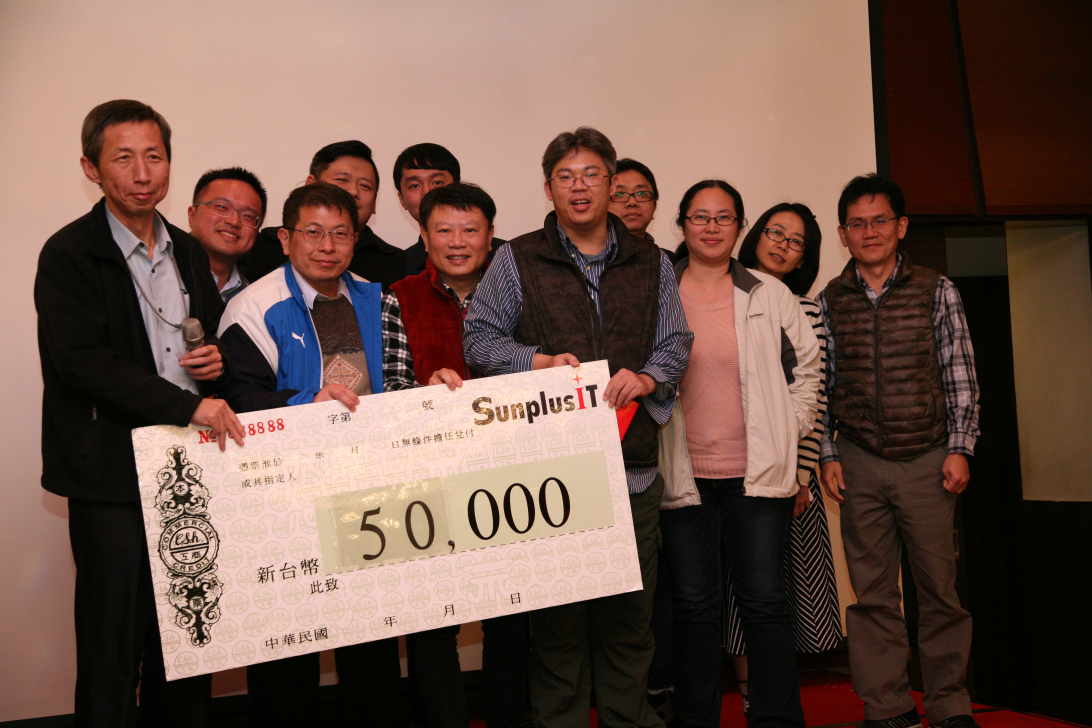
#> input picture opencv_face_recognition/demo_images/faces1.jpg, 4368 x 2912 px (shown at 1/4 size)
$ python face.py
#> lines starting #> are read from the running program, lines starting #| are printed output that depends on the picture; after the words box and inside, x2 and y2 are one past the last pixel; in counts of white or black regions, pixels touching at a corner belong together
#> further down, im is the input picture: shape (2912, 4368, 3); mean B, G, R 76, 86.5, 113.6
import cv2
import numpy
import imutils

img_width_resize = 1024
cascade_path='../xmls/haarcascade_frontalface_default.xml'
scaleFactor = 1.2
minNeighbors = 10
minFaceSize = (30,30)

cascade = cv2.CascadeClassifier(cascade_path)


def face_detect(img):
    img = imutils.resize(img, width=img_width_resize)
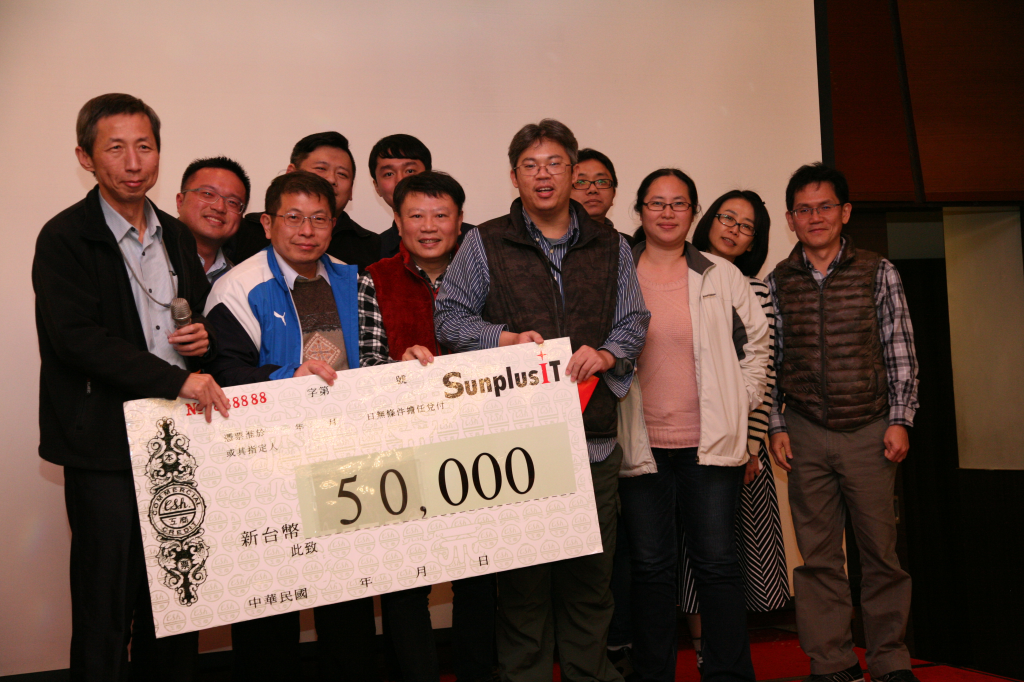
#> img: shape (682, 1024, 3); mean of channels 0, 1, 2 76, 86.5, 113.6; drawn as B, G, R
    gray = cv2.cvtColor(img, cv2.COLOR_BGR2GRAY)
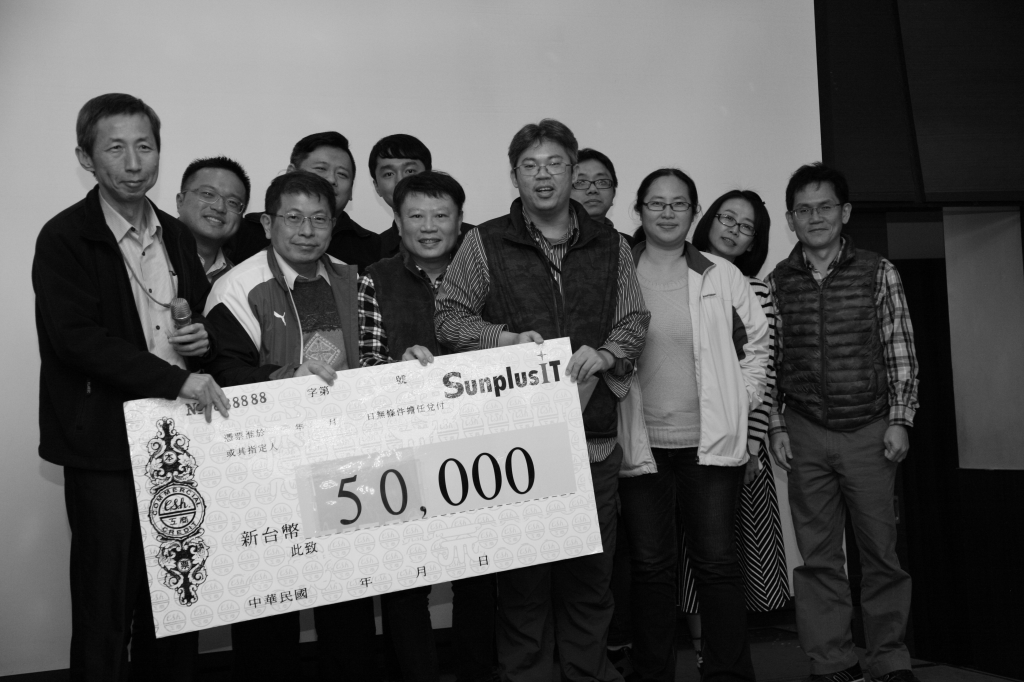
#> gray: shape (682, 1024); min 0, max 251, mean 93.4
    faces = cascade.detectMultiScale(
        gray,
        scaleFactor= scaleFactor,
        minNeighbors=minNeighbors,
        minSize=minFaceSize,
        flags=cv2.CASCADE_SCALE_IMAGE
    )
#> faces = [[513, 140, 63, 63], [565, 161, 54, 54], [183, 171, 65, 65], [640, 181, 59, 59], [785, 184, 62, 62], [397, 192, 63, 63], [272, 192, 67, 67], [94, 117, 75, 75]]

    i = 0
    for (x,y,w,h) in faces:
        roi_color = img[y:y+h, x:x+w]
        cv2.imshow("Face #{}".format(i), roi_color)
        cv2.imwrite("output/face"+str(i)+".jpg", roi_color)
        cv2.rectangle(img,(x,y),(x+w,y+h),(0,255,0),3)
        i += 1
#> this loop made 8 passes
#> pass 1, in face_detect, `roi_color = img[y:y+h, x:x+w]`:
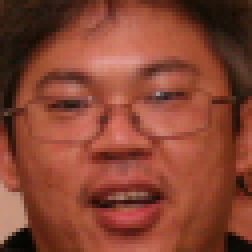
#> roi_color: shape (63, 63, 3) (shown 4 times larger); mean of channels 0, 1, 2 51, 68.8, 135.6; drawn as B, G, R
#> pass 2, in face_detect, `roi_color = img[y:y+h, x:x+w]`:
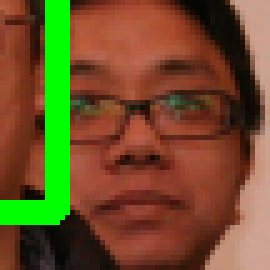
#> roi_color: shape (54, 54, 3) (shown 5 times larger); mean of channels 0, 1, 2 41.2, 81, 110.7; drawn as B, G, R
#> pass 3, in face_detect, `roi_color = img[y:y+h, x:x+w]`:
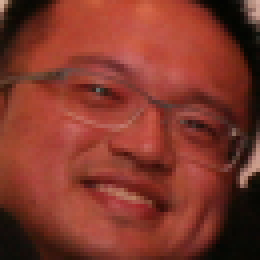
#> roi_color: shape (65, 65, 3) (shown 4 times larger); mean of channels 0, 1, 2 43.2, 55.7, 128.9; drawn as B, G, R
#> after the loop:
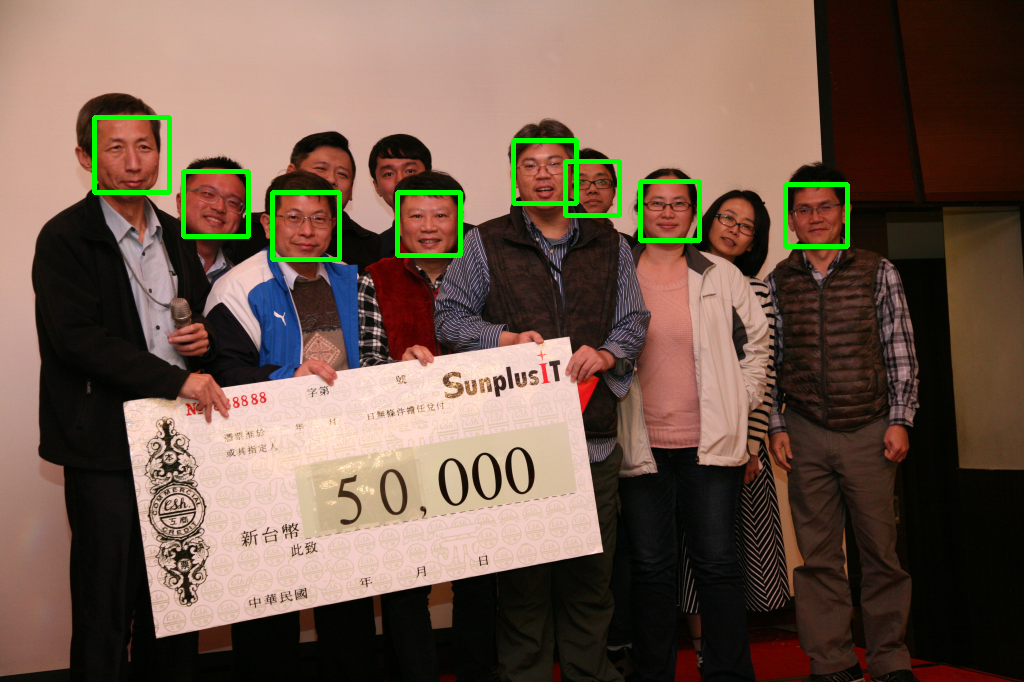
#> img: shape (682, 1024, 3); 1.43% of pixels changed, all inside (x1, y1, x2, y2) = (92, 115, 850, 262); drawn as B, G, R
#> after the loop, i = 8

    return img

im = cv2.imread('../demo_images/faces1.jpg')
imgDetected = face_detect(im)

cv2.imshow("Detect", imgDetected)
cv2.imwrite("output/detected.jpg", imgDetected)

cv2.waitKey(0)

$ run again, with opencv_face_recognition/demo_images/faces2.jpg copied over opencv_face_recognition/demo_images/faces1.jpg
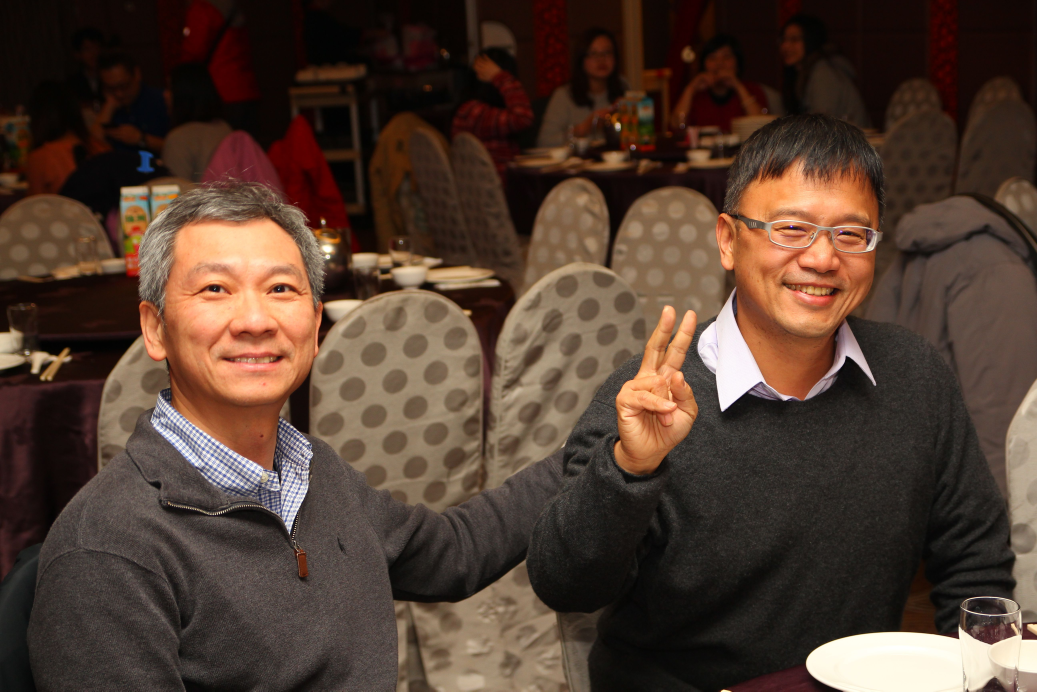
#> input picture opencv_face_recognition/demo_images/faces2.jpg, 5184 x 3456 px (shown at 1/5 size)
#> im is the input picture: shape (3456, 5184, 3); mean B, G, R 48.9, 60.9, 81.8
#> in face_detect, `gray = cv2.cvtColor(img, cv2.COLOR_BGR2GRAY)`:
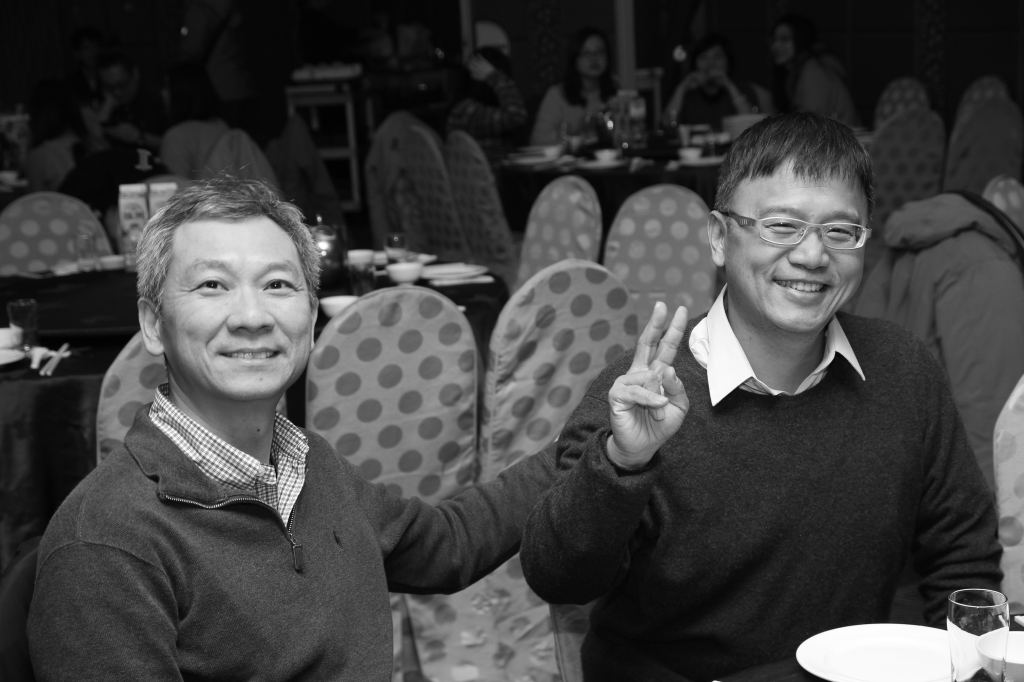
#> gray: shape (682, 1024); min 1, max 255, mean 65.8
#> faces = [[574, 38, 40, 40], [721, 167, 156, 156], [155, 214, 178, 178]]
#> the loop in face_detect, `for (x,y,w,h) in faces:` made 3 passes
#> after the loop in face_detect, `for (x,y,w,h) in faces:`:
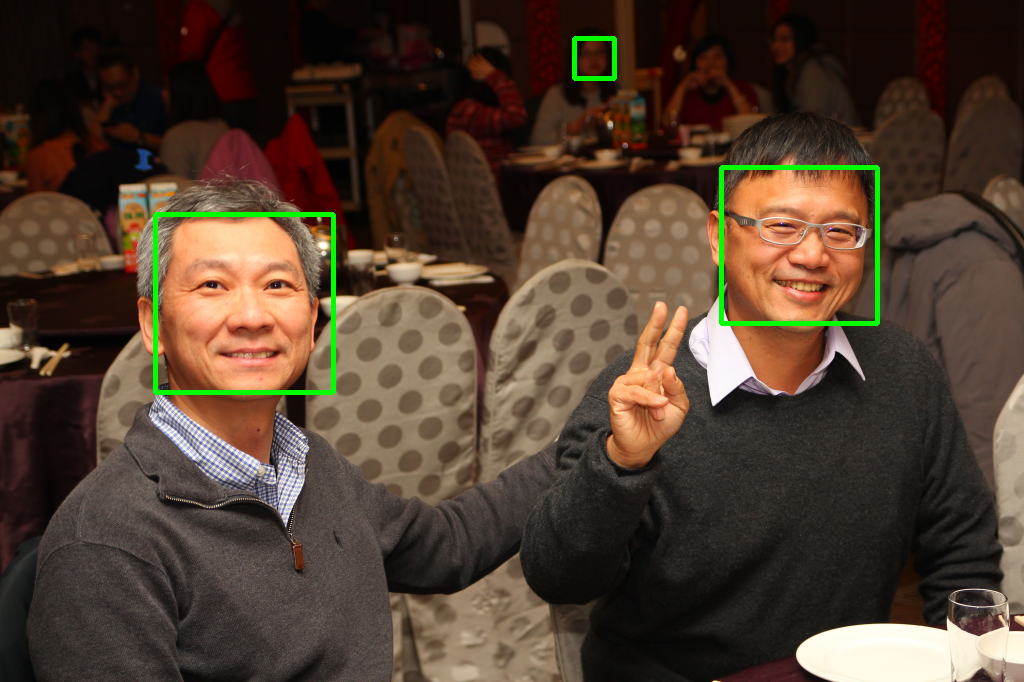
#> img: shape (682, 1024, 3); mean of channels 0, 1, 2 48.3, 62.8, 80.6; drawn as B, G, R
#> after the loop in face_detect, `for (x,y,w,h) in faces:`: i = 3

$ run again, with opencv_face_recognition/demo_images/faces3.jpg copied over opencv_face_recognition/demo_images/faces1.jpg
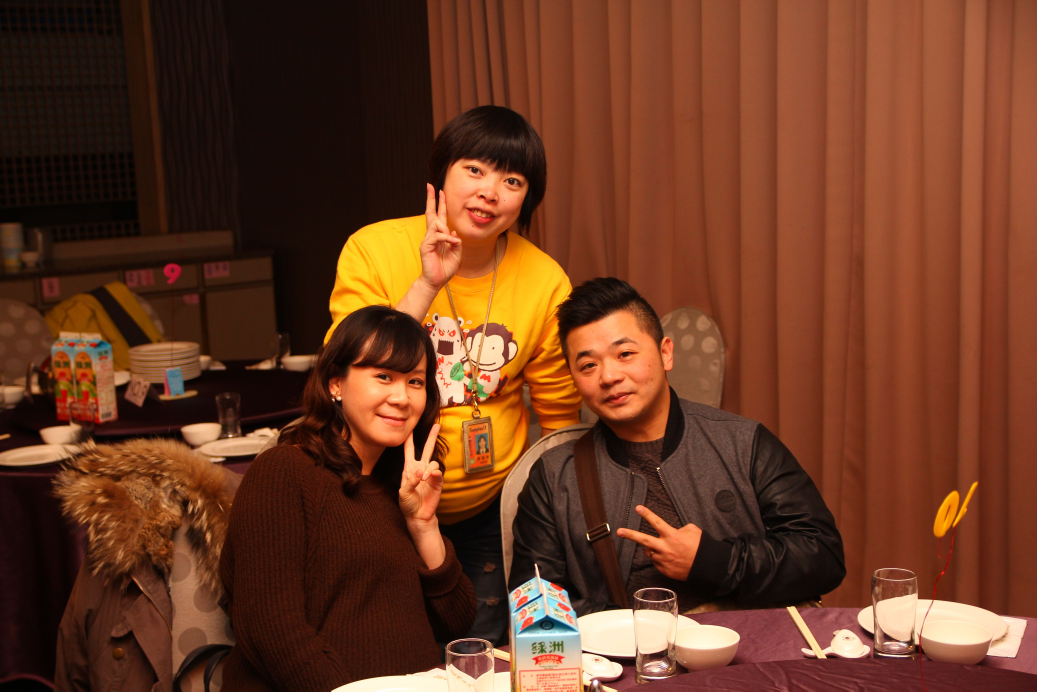
#> input picture opencv_face_recognition/demo_images/faces3.jpg, 5184 x 3456 px (shown at 1/5 size)
#> im is the input picture: shape (3456, 5184, 3); mean B, G, R 34.3, 58.1, 106.7
#> faces = [[549, 309, 110, 110]]
#> the loop in face_detect, `for (x,y,w,h) in faces:` made 1 pass
#> (x, y, w, h, i) on pass 1: (549, 309, 110, 110, 1)
#> pass 1, in face_detect, `roi_color = img[y:y+h, x:x+w]`:
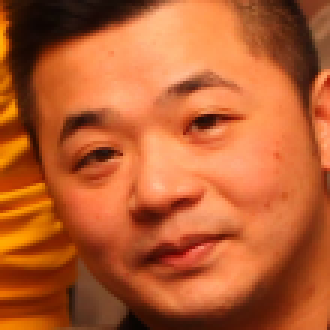
#> roi_color: shape (110, 110, 3) (shown 3 times larger); mean of channels 0, 1, 2 47.8, 93.9, 184.1; drawn as B, G, R
#> after the loop in face_detect, `for (x,y,w,h) in faces:`:
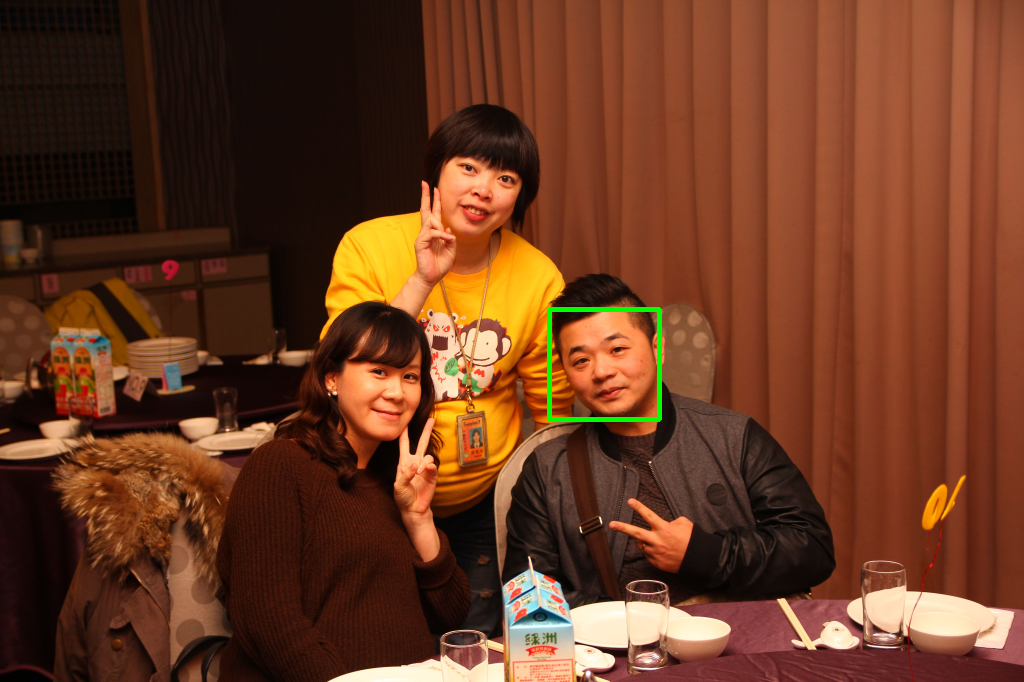
#> img: shape (682, 1024, 3); mean of channels 0, 1, 2 34.3, 58.7, 106.2; drawn as B, G, R
#> after the loop in face_detect, `for (x,y,w,h) in faces:`: i = 1

$ run again, with opencv_face_recognition/demo_images/faces4.jpg copied over opencv_face_recognition/demo_images/faces1.jpg
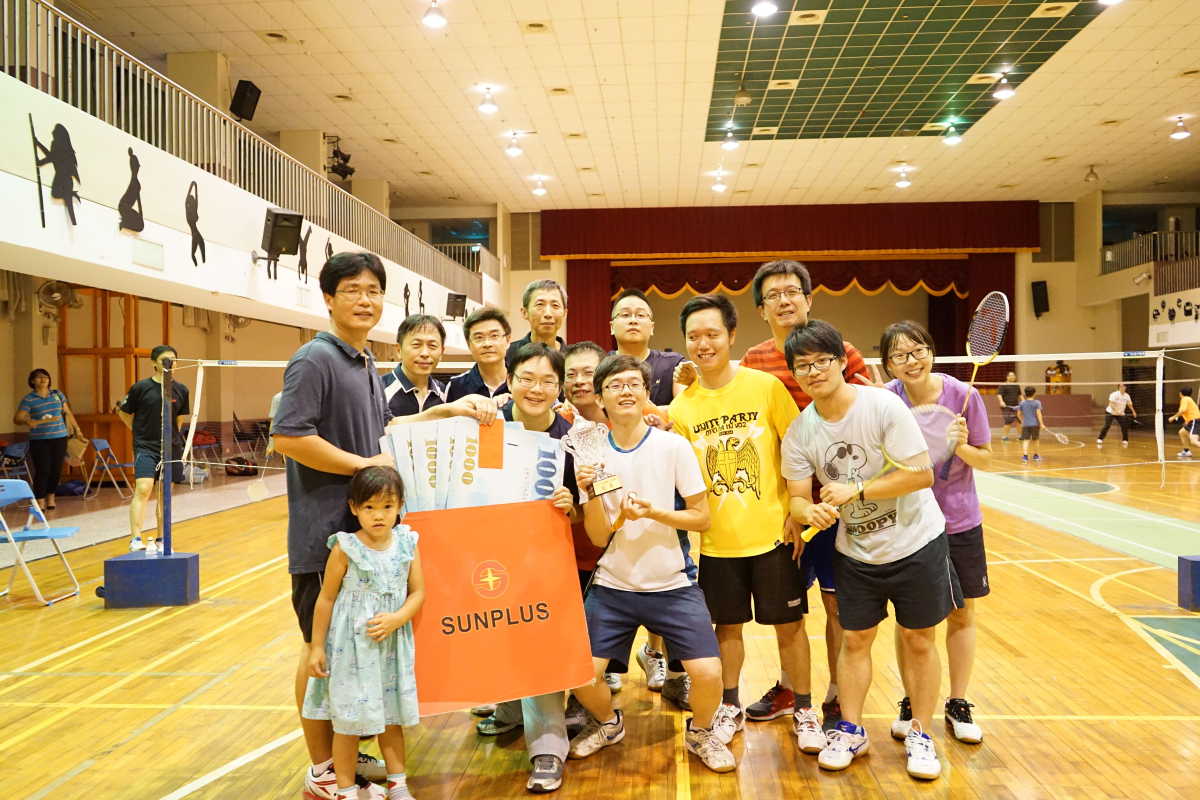
#> input picture opencv_face_recognition/demo_images/faces4.jpg, 6000 x 4000 px (shown at 1/5 size)
#> im is the input picture: shape (4000, 6000, 3); mean B, G, R 97.5, 150.8, 183.3
#> in face_detect, `gray = cv2.cvtColor(img, cv2.COLOR_BGR2GRAY)`:
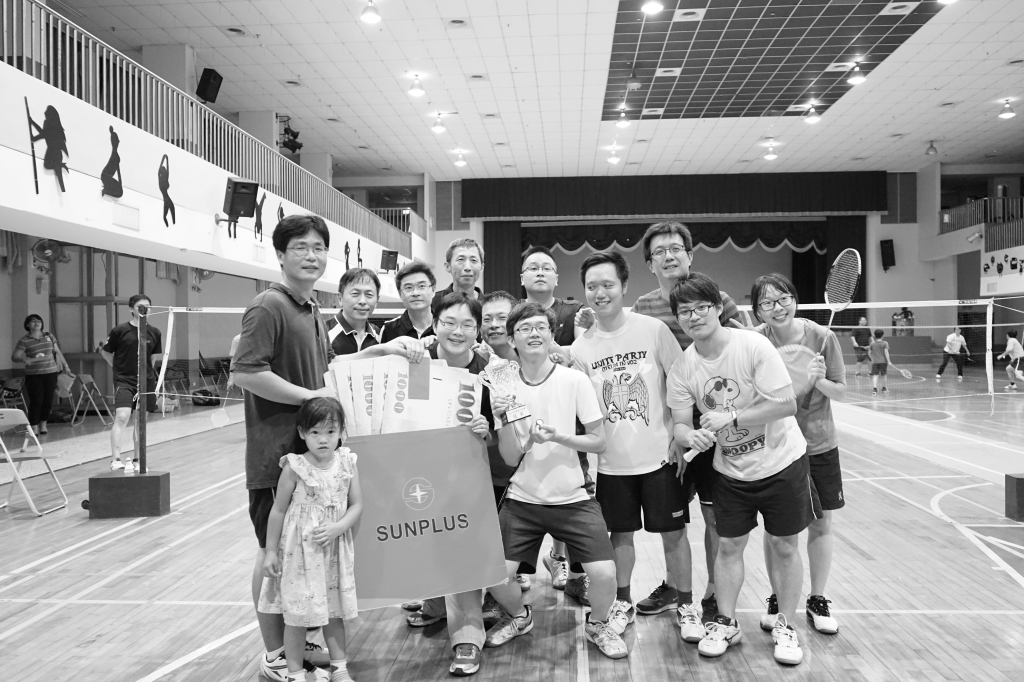
#> gray: shape (682, 1024); min 4, max 255, mean 154.4
#> faces = [[282, 225, 56, 56], [447, 243, 43, 43], [396, 270, 41, 41], [576, 266, 51, 51], [339, 277, 44, 44], [645, 230, 49, 49], [432, 304, 50, 50]]
#> the loop in face_detect, `for (x,y,w,h) in faces:` made 7 passes
#> after the loop in face_detect, `for (x,y,w,h) in faces:`:
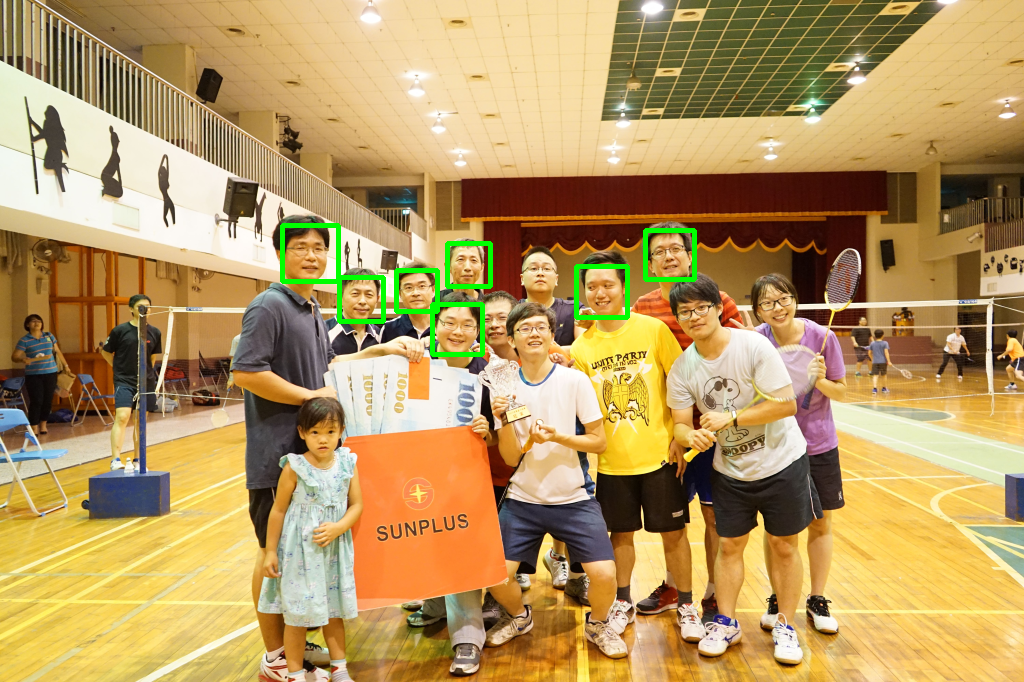
#> img: shape (682, 1024, 3); mean of channels 0, 1, 2 96.7, 152, 181.8; drawn as B, G, R
#> after the loop in face_detect, `for (x,y,w,h) in faces:`: i = 7
